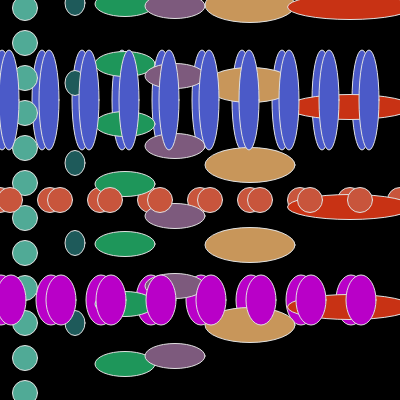
Frame 1 (no input)
Frame 60 (no input): identical to frame 1, image omitted
Frame 120 (the mouse pressed at the canvas centre since frame 60): identical to frame 1, image omitted

The p5.js sketch that drew this single still picture (run headless with seeded random() and noise() and a simulated clock; from frame 60 on, the mouse is pressed at the canvas centre):

// p5.js sketch
// ── sketch.js
function setup() {
  createCanvas(400, 400);
}

function draw() {
  background(0);
  strokeWeight(1);
  stroke(225);

  var x = 0;
  fill(200, 85, 60);
  while (x <= width) {
    ellipse(x, 200, 25, 25);
    x = x + 50;
  }

  var x = 1;
  fill(185, 0, 200);
  while (x <= width) {
    ellipse(x, 300, 30, 50);
    x = x + 50;
  }

  var x = 2;
  fill(75, 90, 200);
  while (x <= width) {
    ellipse(x, 100, 20, 100);
    x = x + 40;
  }

  var y = 3;
  fill(30, 90, 90);
  while (y <= height) {
    ellipse(75, y, 20, 25);
    y = y + 80;
  }

  var y = 4;
  fill(30, 150, 90);
  while (y <= height) {
    ellipse(125, y, 60, 25);
    y = y + 60;
  }

  var y = 5;
  fill(200, 150, 90);
  while (y <= height) {
    ellipse(250, y, 90, 35);
    y = y + 80;
  }

  var y = 6;
  fill(125, 90, 125);
  while (y <= height) {
    ellipse(175, y, 60, 25);
    y = y + 70;
  }

  var y = 7;
  fill(200, 50, 20);
  while (y <= height) {
    ellipse(350, y, 125, 25);
    y = y + 100;
  }

  var y = 8;
  fill(80, 170, 150);
  while (y <= height) {
    ellipse(25, y, 25, 25);
    y = y + 35;
  }

  var x = 9;
  fill(75, 90, 200);
  while (x <= width) {
    ellipse(x, 100, 20, 100);
    x = x + 40;
  }

   var x = 10;
  fill(200, 85, 60);
  while (x <= width) {
    ellipse(x, 200, 25, 25);
    x = x + 50;
  }

  var x = 11;
  fill(185, 0, 200);
  while (x <= width) {
    ellipse(x, 300, 30, 50);
    x = x + 50;
  }


}
